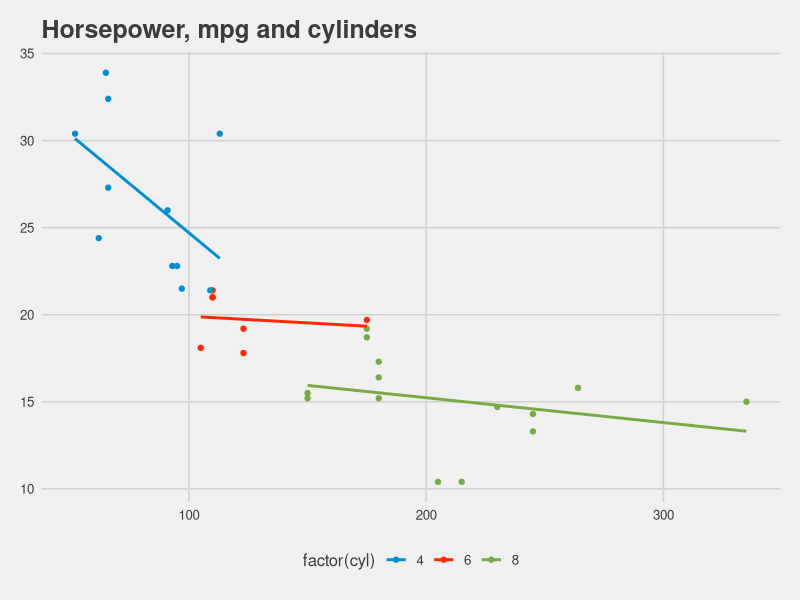

The R source for this figure:
## ---- chunk 1
library(ggplot2)
library(ggthemes)
## ---- chunk 2
(qplot(hp, mpg, data= subset(mtcars, cyl != 5), geom="point", color = factor(cyl))
 + ggtitle("Horsepower, mpg and cylinders")
 + geom_smooth(method = "lm", se = FALSE)
 + scale_color_fivethirtyeight()
 + theme_fivethirtyeight())



